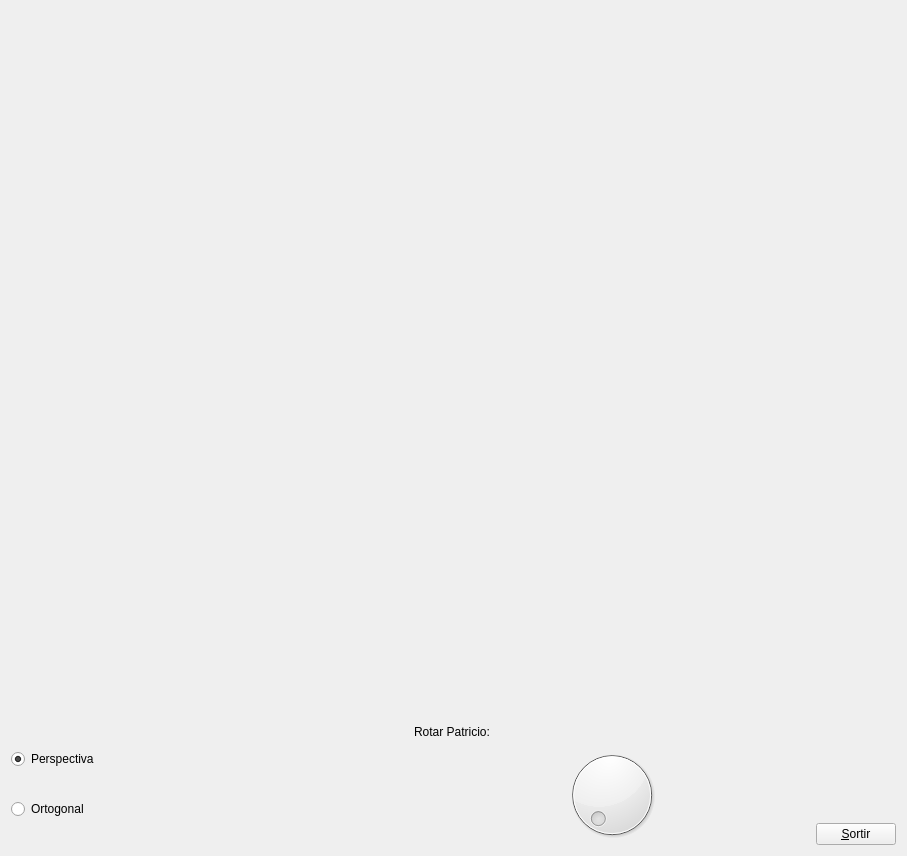
<?xml version="1.0" encoding="UTF-8"?>
<ui version="4.0">
 <class>MyForm</class>
 <widget class="QWidget" name="MyForm">
  <property name="geometry">
   <rect>
    <x>0</x>
    <y>0</y>
    <width>907</width>
    <height>856</height>
   </rect>
  </property>
  <property name="windowTitle">
   <string>IDI-Lab</string>
  </property>
  <layout class="QGridLayout" name="gridLayout">
   <item row="0" column="0">
    <layout class="QHBoxLayout" name="horizontalLayout_2">
     <item>
      <layout class="QVBoxLayout" name="verticalLayout_4">
       <item>
        <widget class="MyGLWidget" name="widget" native="true">
         <property name="sizePolicy">
          <sizepolicy hsizetype="Expanding" vsizetype="Expanding">
           <horstretch>0</horstretch>
           <verstretch>0</verstretch>
          </sizepolicy>
         </property>
        </widget>
       </item>
       <item>
        <layout class="QHBoxLayout" name="horizontalLayout">
         <item>
          <layout class="QVBoxLayout" name="verticalLayout_2">
           <item>
            <widget class="QRadioButton" name="radioButton">
             <property name="text">
              <string>Perspectiva</string>
             </property>
             <property name="checked">
              <bool>true</bool>
             </property>
             <attribute name="buttonGroup">
              <string notr="true">buttonGroup</string>
             </attribute>
            </widget>
           </item>
           <item>
            <widget class="QRadioButton" name="radioButton_2">
             <property name="text">
              <string>Ortogonal</string>
             </property>
             <attribute name="buttonGroup">
              <string notr="true">buttonGroup</string>
             </attribute>
            </widget>
           </item>
          </layout>
         </item>
         <item>
          <layout class="QVBoxLayout" name="verticalLayout_3">
           <item>
            <widget class="QLabel" name="label">
             <property name="text">
              <string>Rotar Patricio:</string>
             </property>
            </widget>
           </item>
           <item>
            <widget class="QDial" name="dial">
             <property name="minimum">
              <number>0</number>
             </property>
             <property name="maximum">
              <number>31</number>
             </property>
            </widget>
           </item>
          </layout>
         </item>
        </layout>
       </item>
      </layout>
     </item>
     <item>
      <layout class="QVBoxLayout" name="verticalLayout">
       <item>
        <spacer name="verticalSpacer">
         <property name="orientation">
          <enum>Qt::Vertical</enum>
         </property>
         <property name="sizeHint" stdset="0">
          <size>
           <width>20</width>
           <height>40</height>
          </size>
         </property>
        </spacer>
       </item>
       <item>
        <widget class="QPushButton" name="pushButton">
         <property name="sizePolicy">
          <sizepolicy hsizetype="Fixed" vsizetype="Fixed">
           <horstretch>0</horstretch>
           <verstretch>0</verstretch>
          </sizepolicy>
         </property>
         <property name="text">
          <string>&amp;Sortir</string>
         </property>
        </widget>
       </item>
      </layout>
     </item>
    </layout>
   </item>
  </layout>
 </widget>
 <customwidgets>
  <customwidget>
   <class>MyGLWidget</class>
   <extends>QWidget</extends>
   <header>MyGLWidget.h</header>
   <container>1</container>
   <slots>
    <signal>setPerspectiva()</signal>
    <signal>setOrtogonal()</signal>
    <signal>setInt(int)</signal>
    <slot>changeCamera(bool)</slot>
    <slot>rotarPatricio(int)</slot>
   </slots>
  </customwidget>
 </customwidgets>
 <resources/>
 <connections>
  <connection>
   <sender>pushButton</sender>
   <signal>clicked()</signal>
   <receiver>MyForm</receiver>
   <slot>close()</slot>
   <hints>
    <hint type="sourcelabel">
     <x>780</x>
     <y>671</y>
    </hint>
    <hint type="destinationlabel">
     <x>839</x>
     <y>529</y>
    </hint>
   </hints>
  </connection>
  <connection>
   <sender>radioButton</sender>
   <signal>toggled(bool)</signal>
   <receiver>widget</receiver>
   <slot>changeCamera(bool)</slot>
   <hints>
    <hint type="sourcelabel">
     <x>193</x>
     <y>623</y>
    </hint>
    <hint type="destinationlabel">
     <x>199</x>
     <y>510</y>
    </hint>
   </hints>
  </connection>
  <connection>
   <sender>widget</sender>
   <signal>setPerspectiva()</signal>
   <receiver>radioButton</receiver>
   <slot>click()</slot>
   <hints>
    <hint type="sourcelabel">
     <x>169</x>
     <y>510</y>
    </hint>
    <hint type="destinationlabel">
     <x>193</x>
     <y>623</y>
    </hint>
   </hints>
  </connection>
  <connection>
   <sender>widget</sender>
   <signal>setOrtogonal()</signal>
   <receiver>radioButton_2</receiver>
   <slot>click()</slot>
   <hints>
    <hint type="sourcelabel">
     <x>64</x>
     <y>510</y>
    </hint>
    <hint type="destinationlabel">
     <x>180</x>
     <y>652</y>
    </hint>
   </hints>
  </connection>
  <connection>
   <sender>dial</sender>
   <signal>valueChanged(int)</signal>
   <receiver>widget</receiver>
   <slot>rotarPatricio(int)</slot>
   <hints>
    <hint type="sourcelabel">
     <x>384</x>
     <y>637</y>
    </hint>
    <hint type="destinationlabel">
     <x>365</x>
     <y>469</y>
    </hint>
   </hints>
  </connection>
  <connection>
   <sender>widget</sender>
   <signal>setInt(int)</signal>
   <receiver>dial</receiver>
   <slot>setValue(int)</slot>
   <hints>
    <hint type="sourcelabel">
     <x>438</x>
     <y>485</y>
    </hint>
    <hint type="destinationlabel">
     <x>388</x>
     <y>639</y>
    </hint>
   </hints>
  </connection>
 </connections>
 <buttongroups>
  <buttongroup name="buttonGroup"/>
 </buttongroups>
</ui>
